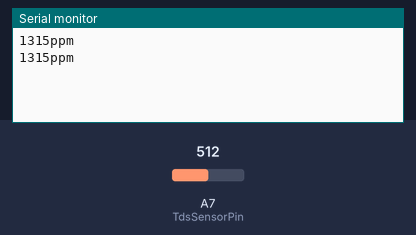
Recording of a program running on a simulated Arduino Mega 2560, built with avr-gcc and run on an emulated ATmega2560. Parts: the last lines printed to the serial monitor. The test bench sets the inputs (shaded band); at power-on: A7 (TdsSensorPin) = 512.

Above: at 1.8 s.
1.9 s: A7 (TdsSensorPin) set to 716
At 2.8 s:
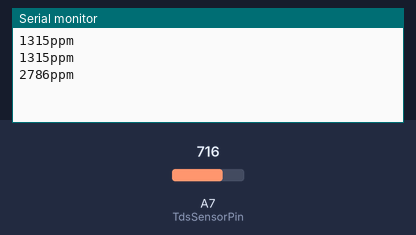
3.4 s: A7 (TdsSensorPin) set to 900
At 4.4 s:
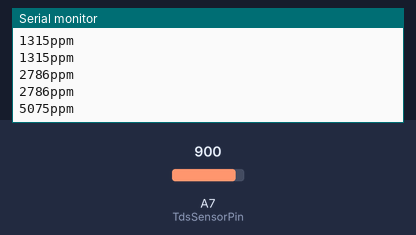
Timing chart, 0 to 6.4 s (numbered marks = the images above; inputs shaded):
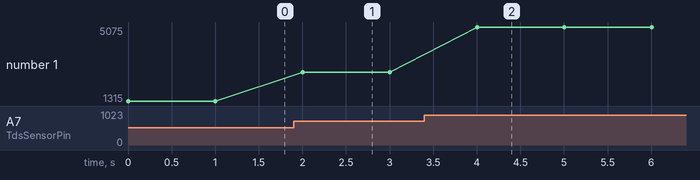

Measured:
- after the input at 1.9 s, the serial monitor: prints a new line after 0.10 s (image 1)
- after the input at 3.4 s, the serial monitor: prints a new line after 0.60 s (image 2)
- plotted number 1: 1315 → 2786 after the input at 1.9 s, 2786 → 5075 after the input at 3.4 s

The program:

main.cpp
```cpp
// (licence header left out)
 /***********Notice and Trouble shooting***************
 1. This code is tested on Arduino Uno with Arduino IDE 1.0.5 r2 and 1.8.2.
 2. Calibration CMD:
     enter -> enter the calibration mode
     cal:tds value -> calibrate with the known tds value(25^c). e.g.cal:707
     exit -> save the parameters and exit the calibration mode
 ****************************************************/

#include <Arduino.h>
#include <EEPROM.h>
#include <GravityTDS.h>

#define TdsSensorPin A7
GravityTDS gravityTds;

float temperature = 25,tdsValue = 0;

void setup()
{
    Serial.begin(115200);
    gravityTds.setPin(TdsSensorPin);
    gravityTds.setAref(5.0);  //reference voltage on ADC, default 5.0V on Arduino UNO
    gravityTds.setAdcRange(1024);  //1024 for 10bit ADC;4096 for 12bit ADC
    gravityTds.begin();  //initialization
}

void loop()
{
    //temperature = readTemperature();  //add your temperature sensor and read it
    gravityTds.setTemperature(temperature);  // set the temperature and execute temperature compensation
    gravityTds.update();  //sample and calculate
    tdsValue = gravityTds.getTdsValue();  // then get the value
    Serial.print(tdsValue, 0);
    Serial.println("ppm");
    delay(1000);
}
```
